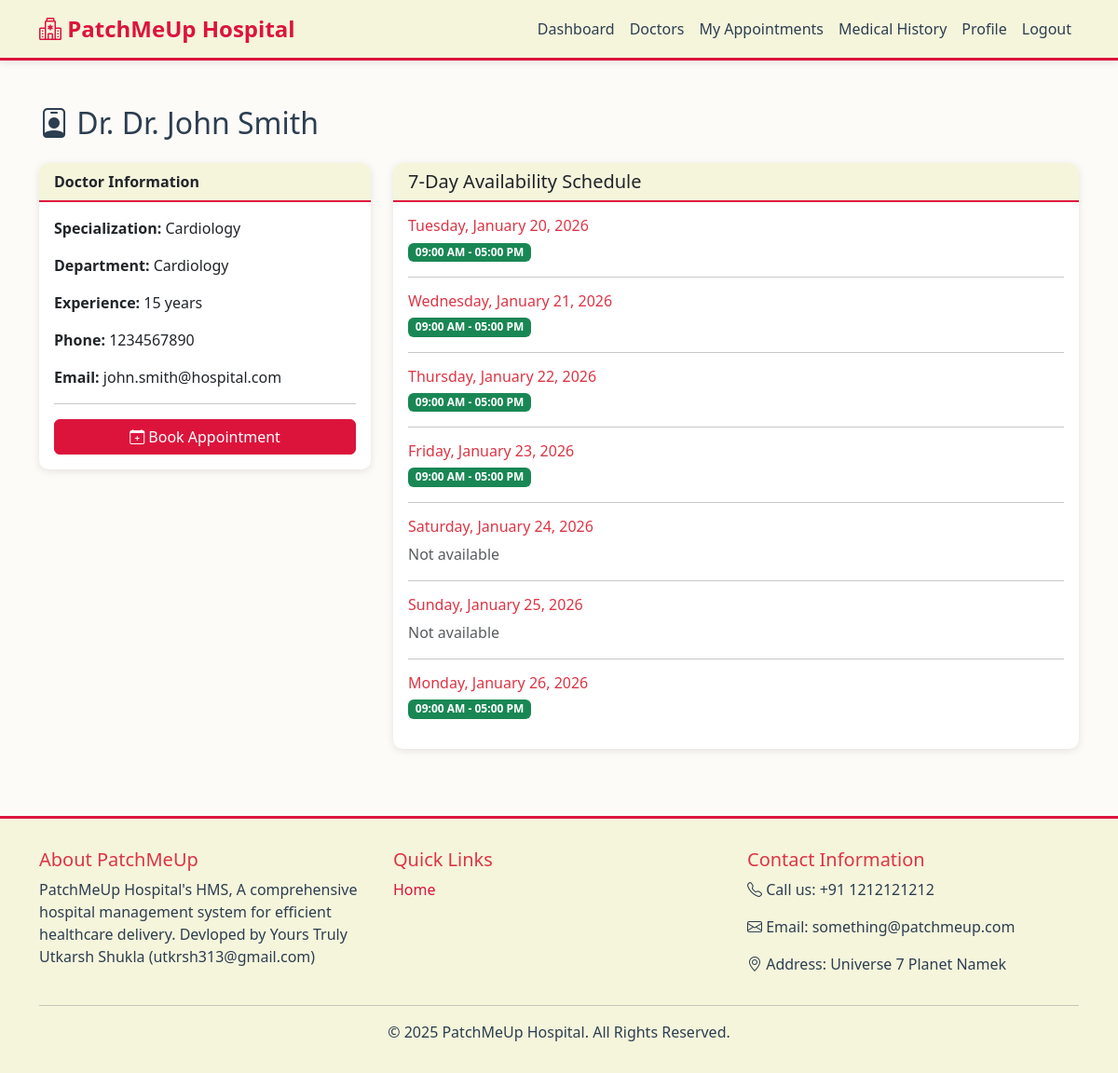
Screenshot of /patient/doctors/1 (signed in) with the database file from the repository.
### app/models/doctor.py (models this page shows, shortened)
class Doctor(db.Model):
    __tablename__ = 'doctors'
    id = db.Column(db.Integer, primary_key=True)
    user_id = db.Column(db.Integer, db.ForeignKey('users.id'), nullable=False)
    name = db.Column(db.String(100), nullable=False)
    specialization = db.Column(db.String(100), nullable=False)
    department_id = db.Column(db.Integer, db.ForeignKey('departments.id'))
    phone = db.Column(db.String(20))
    years_of_experience = db.Column(db.Integer, default=0)
    appointments = db.relationship('Appointment', backref='doctor', lazy='dynamic', cascade='all, delete-orphan')
    availability = db.relationship('Availability', backref='doctor', lazy='dynamic', cascade='all, delete-orphan')

### app/models/department.py (models this page shows, shortened)
class Department(db.Model):
    __tablename__ = 'departments'
    id = db.Column(db.Integer, primary_key=True)
    name = db.Column(db.String(100), unique=True, nullable=False)
    description = db.Column(db.Text)
    doctors = db.relationship('Doctor', backref='department', lazy='dynamic')

### app/models/user.py (models this page shows, shortened)
class User(UserMixin, db.Model):
    __tablename__ = 'users'
    id = db.Column(db.Integer, primary_key=True)
    email = db.Column(db.String(120), unique=True, nullable=False, index=True)
    password_hash = db.Column(db.String(255), nullable=False)
    role = db.Column(db.String(20), nullable=False)
    is_active = db.Column(db.Boolean, default=True)
    created_at = db.Column(db.DateTime, default=datetime.utcnow)
    doctor = db.relationship('Doctor', backref='user', uselist=False, cascade='all, delete-orphan')
    patient = db.relationship('Patient', backref='user', uselist=False, cascade='all, delete-orphan')

### app/models/availability.py (models this page shows, shortened)
class Availability(db.Model):
    __tablename__ = 'availability'
    id = db.Column(db.Integer, primary_key=True)
    doctor_id = db.Column(db.Integer, db.ForeignKey('doctors.id'), nullable=False)
    day_of_week = db.Column(db.Integer, nullable=False)  # 0=Monday, 6=Sunday
    start_time = db.Column(db.Time, nullable=False)
    end_time = db.Column(db.Time, nullable=False)
    is_available = db.Column(db.Boolean, default=True)
    __table_args__ = (
        db.Index('idx_doctor_day', 'doctor_id', 'day_of_week'),
    )

### app/routes/patient_appointments.py (the view)
@patient_appointments_bp.route('/doctors/<int:id>')
@login_required
@patient_required
def doctor_detail(id):
    doctor = Doctor.query.get_or_404(id)
    if not doctor.user.is_active:
        flash('This doctor is currently unavailable.', 'warning')
        return redirect(url_for('patient_dashboard.list_doctors'))
    next_days = get_next_7_days()
    availability_schedule = {
        day: Availability.query.filter_by(
            doctor_id=doctor.id, day_of_week=day.weekday(), is_available=True
        ).all() for day in next_days
    }
    return render_template('patient/doctor_detail.html',
                         doctor=doctor, availability_schedule=availability_schedule, next_days=next_days)

### app/utils/helpers.py (called while the page is built)
def get_next_7_days():
    return [(date.today() + timedelta(days=i)) for i in range(7)]

### app/templates/patient/doctor_detail.html (shortened to what this page needs)
{% extends "base.html" %}
{% block content %}
<div class="container my-5">
    <h2 class="mb-4"><i class="bi bi-person-badge"></i> Dr. {{ doctor.name }}</h2>
    <div class="row">
        <div class="col-md-4 mb-4">
            <div class="card">
                <div class="card-header">Doctor Information</div>
                <div class="card-body">
                    <p><strong>Specialization:</strong> {{ doctor.specialization }}</p>
                    <p><strong>Department:</strong> {{ doctor.department.name if doctor.department else 'N/A' }}</p>
                    <p><strong>Experience:</strong> {{ doctor.years_of_experience }} years</p>
                    <p><strong>Phone:</strong> {{ doctor.phone or 'N/A' }}</p>
                    <p><strong>Email:</strong> {{ doctor.user.email }}</p>
                    <hr>
                    <a href="{{ url_for('patient_appointments.book_appointment', doctor_id=doctor.id) }}"
                        class="btn btn-primary w-100">
                        <i class="bi bi-calendar-plus"></i> Book Appointment
                    </a>
                </div>
            </div>
        </div>
        <div class="col-md-8">
            <div class="card">
                <div class="card-header">
                    <h5 class="mb-0">7-Day Availability Schedule</h5>
                </div>
                <div class="card-body">
                    {% for day in next_days %}
                    <div class="mb-3">
                        <h6 class="text-danger">{{ day.strftime('%A, %B %d, %Y') }}</h6>
                        {% if day in availability_schedule and availability_schedule[day] %}
                        <div class="d-flex flex-wrap gap-2">
                            {% for slot in availability_schedule[day] %}
                            <span class="badge bg-success">
                                {{ slot.start_time.strftime('%I:%M %p') }} - {{ slot.end_time.strftime('%I:%M %p') }}
                            </span>
                            {% endfor %}
                        </div>
                        {% else %}
                        <p class="text-muted mb-0">Not available</p>
                        {% endif %}
                    </div>
                    {% if not loop.last %}
                    <hr>{% endif %}
                    {% endfor %}
                </div>
            </div>
        </div>
    </div>
</div>
{% endblock %}

### app/static/css/custom.css (style rules this page uses)
:root { --primary-red: #DC143C; --dark-red: #8B0000; --beige: #F5F5DC; --beige-dark: #E8D5B7; --beige-light: #FDFBF7; --text-dark: #2c3e50; --text-light: #6c757d; --shadow: 0 2px 8px rgba(0, 0, 0, 0.1); }
body { font-family: 'Segoe UI', Tahoma, Geneva, Verdana, sans-serif; background-color: var(--beige-light); color: var(--text-dark); }
.btn-primary { background-color: var(--primary-red); border-color: var(--primary-red); color: white; }
.card { border: none; box-shadow: var(--shadow); border-radius: 10px; margin-bottom: 1.5rem; background-color: white; }
.card-header { background-color: var(--beige); border-bottom: 2px solid var(--primary-red); font-weight: 600; border-radius: 10px 10px 0 0 !important; }

### rows the page displays
Doctor: name "Dr. John Smith", specialization "Cardiology", years_of_experience "15", phone "1234567890"
Department: department "Cardiology"
User: user.email "john.smith@hospital.com"
Availability: start_time "09:00 AM", end_time "05:00 PM"
Availability: start_time "09:00 AM", end_time "05:00 PM"
Availability: start_time "09:00 AM", end_time "05:00 PM"
Availability: start_time "09:00 AM", end_time "05:00 PM"
Availability: start_time "09:00 AM", end_time "05:00 PM"

### other values shown
{{ day.strftime('%A, %B %d, %Y') }} "Tuesday, January 20, 2026" "Wednesday, January 21, 2026" "Thursday, January 22, 2026" "Friday, January 23, 2026" "Saturday, January 24, 2026" "Sunday, January 25, 2026" "Monday, January 26, 2026"
